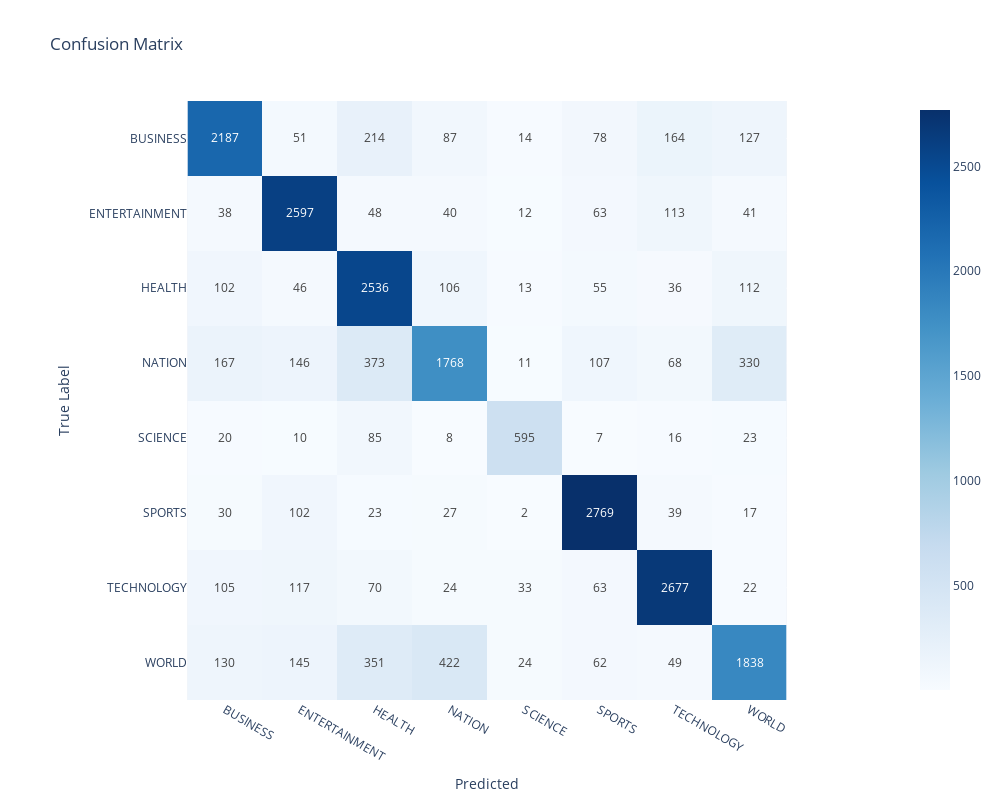

Write notebook code for a chart like this one.
### Code cell
SGD_Tfidf_model = Model(filtered_X,y_enc, SGDClassifier(),TfidfVectorizer, class_labels) # Instanciate the model class
SGD_Tfidf_model.fit() # Fitting the model
y_pred = SGD_Tfidf_model.predict() # Make the predictions
class_labels=label_encoder.inverse_transform(range(8))

SGD_Tfidf_model.report(y_pred,class_labels) # Show report on model performances

### Figure 1 — Plotly figure (JSON) as saved in the notebook; plotly's stock layout.template omitted (floating-point values rounded to 4 significant figures)
{"data": [{"coloraxis": "coloraxis", "hovertemplate": "Predicted: %{x}<br>True Label: %{y}<br>color: %{z}<extra></extra>", "name": "0", "texttemplate": "%{z}", "type": "heatmap", "x": ["BUSINESS", "ENTERTAINMENT", "HEALTH", "NATION", "SCIENCE", "SPORTS", "TECHNOLOGY", "WORLD"], "xaxis": "x", "y": ["BUSINESS", "ENTERTAINMENT", "HEALTH", "NATION", "SCIENCE", "SPORTS", "TECHNOLOGY", "WORLD"], "yaxis": "y", "z": [[2187, 51, 214, 87, 14, 78, 164, 127], [38, 2597, 48, 40, 12, 63, 113, 41], [102, 46, 2536, 106, 13, 55, 36, 112], [167, 146, 373, 1768, 11, 107, 68, 330], [20, 10, 85, 8, 595, 7, 16, 23], [30, 102, 23, 27, 2, 2769, 39, 17], [105, 117, 70, 24, 33, 63, 2677, 22], [130, 145, 351, 422, 24, 62, 49, 1838]]}], "layout": {"coloraxis": {"colorscale": [[0, "rgb(247,251,255)"], [0.125, "rgb(222,235,247)"], [0.25, "rgb(198,219,239)"], [0.375, "rgb(158,202,225)"], [0.5, "rgb(107,174,214)"], [0.625, "rgb(66,146,198)"], [0.75, "rgb(33,113,181)"], [0.875, "rgb(8,81,156)"], [1, "rgb(8,48,107)"]]}, "height": 800, "title": {"text": "Confusion Matrix"}, "width": 1000, "xaxis": {"anchor": "y", "constrain": "domain", "domain": [0, 1], "scaleanchor": "y", "title": {"text": "Predicted"}}, "yaxis": {"anchor": "x", "autorange": "reversed", "constrain": "domain", "domain": [0, 1], "title": {"text": "True Label"}}}}
